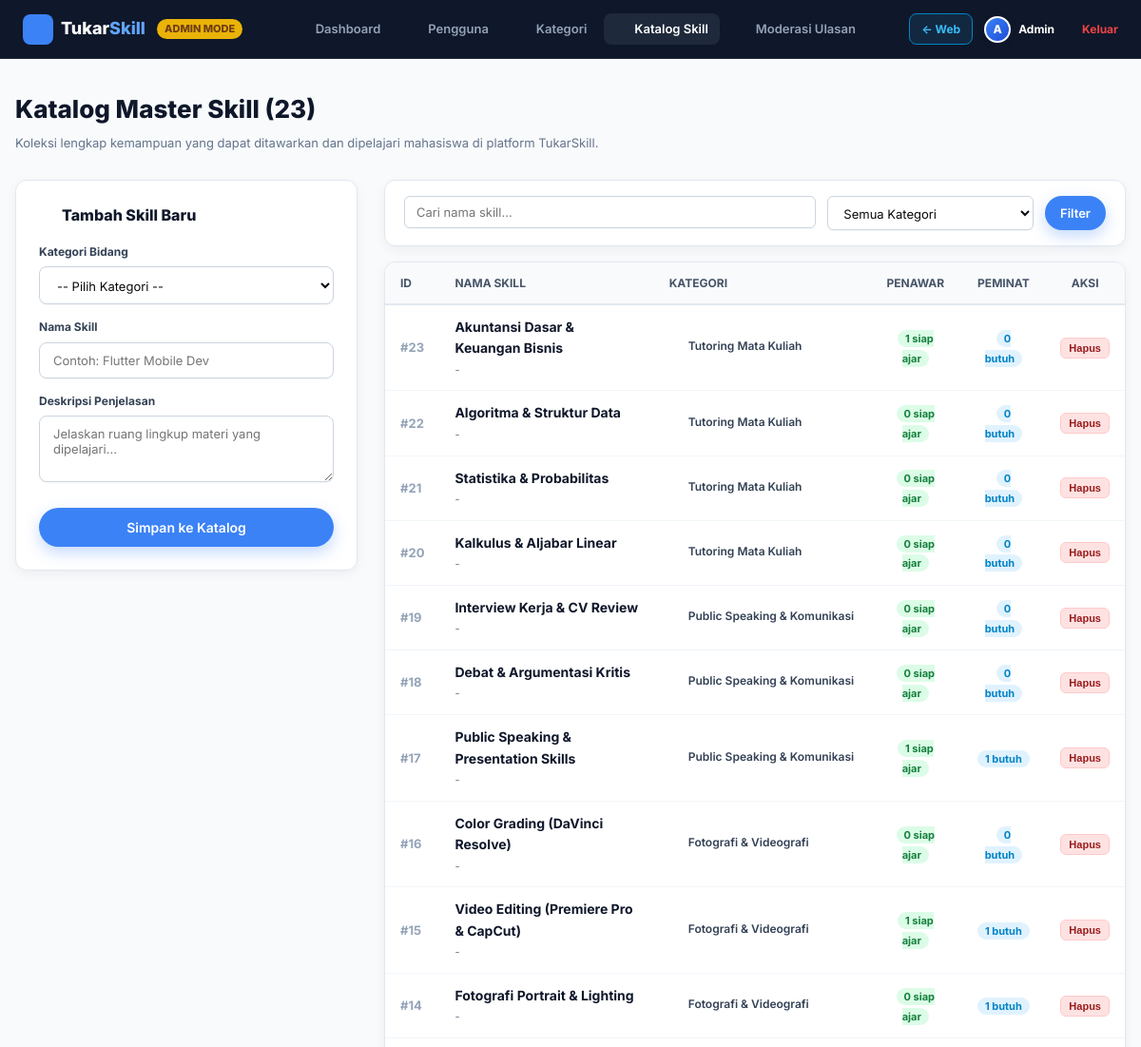
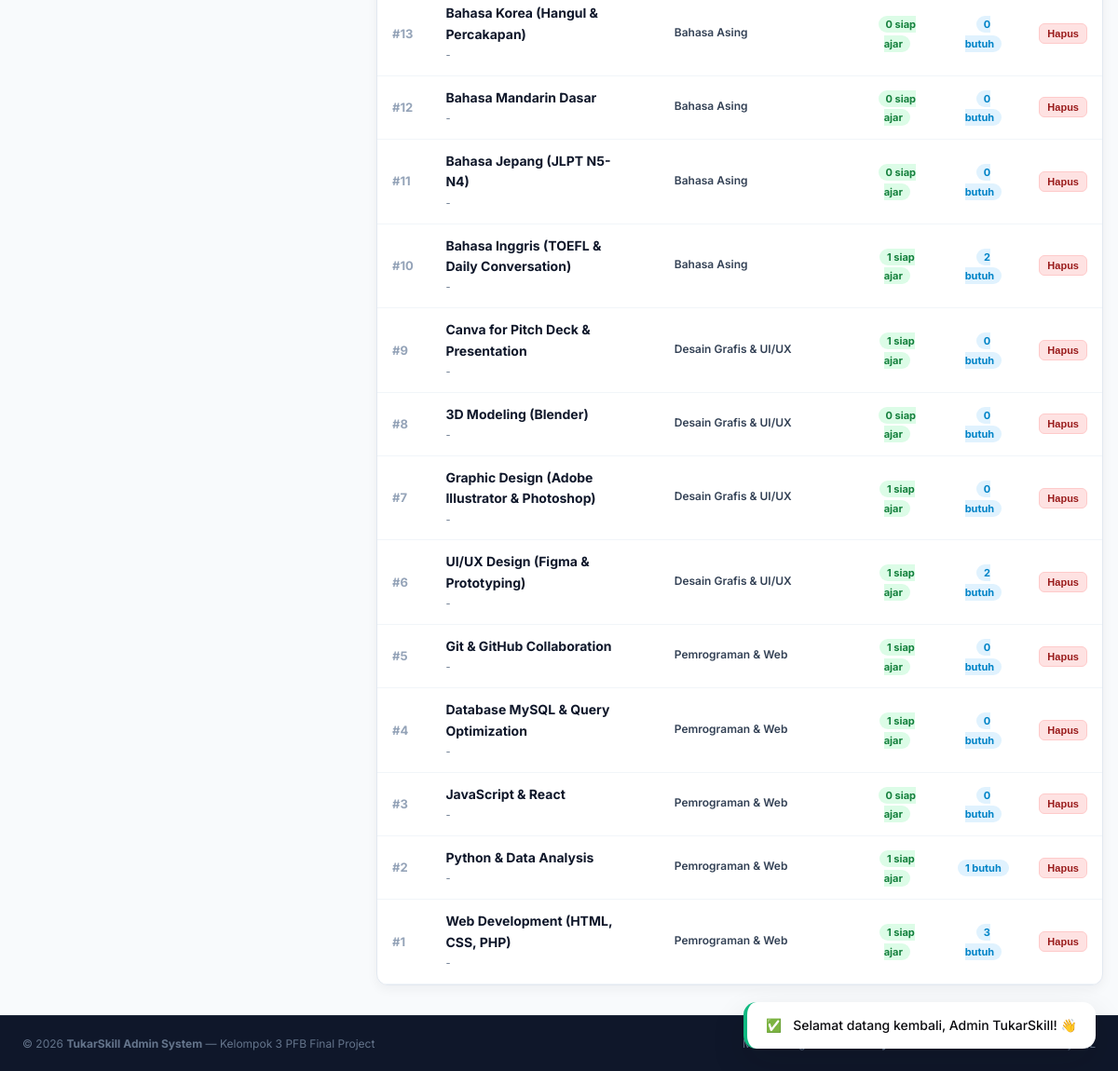
/admin/skills.php (signed in), run on the app's committed database (2 pictures, top to bottom).
### tables this page shows
CREATE TABLE `users` (
  `id` INT AUTO_INCREMENT PRIMARY KEY,
  `name` VARCHAR(100) NOT NULL,
  `nim` CHAR(10) NOT NULL UNIQUE,
  `email` VARCHAR(100) NOT NULL UNIQUE,
  `password` VARCHAR(255) NOT NULL,
  `major` VARCHAR(100) NOT NULL,
  `batch_year` YEAR NULL,
  `bio` TEXT NULL,
  `photo` VARCHAR(255) NULL,
  `whatsapp` VARCHAR(20) NULL,
  `role` ENUM('user', 'admin') NOT NULL DEFAULT 'user',
  `points` INT NOT NULL DEFAULT 20,
  `total_points` INT NOT NULL DEFAULT 20,
  `profile_bonus_given` TINYINT(1) NOT NULL DEFAULT 0,
  `is_active` TINYINT(1) NOT NULL DEFAULT 1,
  `remember_token` VARCHAR(64) NULL,
  `created_at` DATETIME NOT NULL DEFAULT CURRENT_TIMESTAMP,
  `updated_at` DATETIME NOT NULL DEFAULT CURRENT_TIMESTAMP ON UPDATE CURRENT_TIMESTAMP
);

CREATE TABLE `skills` (
  `id` INT AUTO_INCREMENT PRIMARY KEY,
  `category_id` INT NOT NULL,
  `name` VARCHAR(100) NOT NULL UNIQUE,
  `created_at` DATETIME NOT NULL DEFAULT CURRENT_TIMESTAMP,
  CONSTRAINT `fk_skills_category` FOREIGN KEY (`category_id`) REFERENCES `categories` (`id`) ON DELETE RESTRICT ON UPDATE CASCADE
);

CREATE TABLE `categories` (
  `id` INT AUTO_INCREMENT PRIMARY KEY,
  `name` VARCHAR(50) NOT NULL UNIQUE,
  `icon` VARCHAR(50) NULL,
  `created_at` DATETIME NOT NULL DEFAULT CURRENT_TIMESTAMP
);

### admin/skills.php (the view, shortened to what the rows shown need)
<?php
require_once __DIR__ . '/header.php';
$skills = [];
if (is_db_connected()) {
    $where_clauses = ["1=1"];
    $where_sql = implode(" AND ", $where_clauses);
    $sql = "
        SELECT
            s.*,
            c.name AS category_name, c.icon AS category_icon,
            (SELECT COUNT(*) FROM user_skills us WHERE us.skill_id = s.id AND us.type = 'offer') AS offers_count,
            (SELECT COUNT(*) FROM user_skills us WHERE us.skill_id = s.id AND us.type = 'want') AS wants_count
        FROM skills s
        JOIN categories c ON s.category_id = c.id
        WHERE $where_sql
        ORDER BY s.id DESC
    ";
    $stmt = $conn->prepare($sql);
    $stmt->execute();
    $res = $stmt->get_result();
    while ($row = $res->fetch_assoc()) {
        $skills[] = $row;
    }
}
?>
<div style="max-width: 1280px; margin: 0 auto;">
    <div style="margin-bottom: 28px;">
        <h1 style="font-size: 26px; font-weight: 800; color: #0f172a;">
            Katalog Master Skill (<?= count($skills) ?>)
        </h1>
    </div>
    <div style="display: grid; grid-template-columns: 360px 1fr; gap: 28px; align-items: start;">
        <div style="display: flex; flex-direction: column; gap: 16px;">
            <div style="background: white; border-radius: 12px; border: 1px solid #e2e8f0; box-shadow: var(--shadow-sm); overflow: hidden;">
                <div style="overflow-x: auto;">
                    <table style="width: 100%; border-collapse: collapse; font-size: 13px; text-align: left;">
                        <thead>
                            <tr style="background: #f8fafc; border-bottom: 2px solid #e2e8f0; color: #475569; font-size: 12px; text-transform: uppercase;">
                                <th style="padding: 12px 16px; width: 50px;">ID</th>
                                <th style="padding: 12px 16px;">Nama Skill</th>
                                <th style="padding: 12px 16px;">Kategori</th>
                                <th style="padding: 12px 16px; text-align: center;">Penawar</th>
                                <th style="padding: 12px 16px; text-align: center;">Peminat</th>
                                <th style="padding: 12px 16px; text-align: center;">Aksi</th>
                            </tr>
                        </thead>
                        <tbody>
                            <?php if (empty($skills)): ?>
                                <tr>
                                    <td colspan="6" style="padding: 30px; text-align: center; color: #94a3b8;">
                                        Tidak ada skill yang cocok dengan pencarian.
                                    </td>
                                </tr>
                            <?php else: ?>
                                <?php foreach ($skills as $sk): ?>
                                    <tr style="border-bottom: 1px solid #f1f5f9;">
                                        <td style="padding: 12px 16px; color: #94a3b8; font-weight: 700;">
                                            #<?= $sk['id'] ?>
                                        </td>
                                        <td style="padding: 12px 16px;">
                                            <strong style="color: #0f172a; display: block; font-size: 14px;">
                                                <?= e($sk['name']) ?>
                                            </strong>
                                            <span style="font-size: 11px; color: #64748b; line-height: 1.4;">
                                                <?= e($sk['description'] ?? '-') ?>
                                            </span>
                                        </td>
                                        <td style="padding: 12px 16px; white-space: nowrap;">
                                            <span style="font-size: 12px; font-weight: 600; color: #334155; display: inline-flex; align-items: center; gap: 6px;">
                                                <span style="display: inline-flex; color: var(--blue-600);"><?= category_icon_svg($sk['category_icon'], '14px') ?></span>
                                                <?= e($sk['category_name']) ?>
                                            </span>
                                        </td>
                                        <td style="padding: 12px 16px; text-align: center;">
                                            <span style="background: #dcfce7; color: #15803d; font-size: 11px; font-weight: 700; padding: 2px 8px; border-radius: 999px;">
                                                <?= (int)$sk['offers_count'] ?> siap ajar
                                            </span>
                                        </td>
                                        <td style="padding: 12px 16px; text-align: center;">
                                            <span style="background: #e0f2fe; color: #0284c7; font-size: 11px; font-weight: 700; padding: 2px 8px; border-radius: 999px;">
                                                <?= (int)$sk['wants_count'] ?> butuh
                                            </span>
                                        </td>
                                        <td style="padding: 12px 16px; text-align: center;">
                                            <form action="skills.php" method="POST" onsubmit="return confirm('Hapus skill <?= addslashes(e($sk['name'])) ?> dari katalog?');" style="margin: 0; display: inline;">
                                                <button type="submit" style="padding: 4px 8px; font-size: 11px; font-weight: 700; border-radius: 6px; border: 1px solid #fecaca; background: #fee2e2; color: #991b1b; cursor: pointer;">
                                                    Hapus
                                                </button>
                                            </form>
                                        </td>
                                    </tr>
                                <?php endforeach; ?>
                            <?php endif; ?>
                        </tbody>
                    </table>
                </div>
            </div>
        </div>
    </div>
</div>
<?php require_once __DIR__ . '/footer.php'; ?>

### admin/header.php (shortened to what the rows shown need)
<?php
require_once __DIR__ . '/../config/db.php';
require_once __DIR__ . '/../includes/functions.php';
require_admin();
$admin = current_user();
?>
<!DOCTYPE html>
<html lang="id">
<head>
    <link rel="stylesheet" href="../assets/css/style.css">
</head>
<body style="background: #f8fafc; min-height: 100vh; display: flex; flex-direction: column;">
<header style="background: #0f172a; border-bottom: 1px solid #1e293b; padding: 14px 24px; position: sticky; top: 0; z-index: 100;">
    <div style="max-width: 1280px; margin: 0 auto; display: flex; justify-content: space-between; align-items: center; gap: 16px; flex-wrap: wrap;">
                    <?= icon('handshake', '', '18px') ?>
        <div style="display: flex; align-items: center; gap: 12px;">
            <div style="display: flex; align-items: center; gap: 8px; color: white;">
                <?= render_avatar($admin['photo'], $admin['name'], 28) ?>
                <span style="font-size: 12px; font-weight: 700;"><?= e(explode(' ', $admin['name'])[0]) ?></span>
            </div>
        </div>
    </div>
</header>
<main style="flex: 1; padding: 32px 16px;">

### includes/functions.php (shortened to what the rows shown need)
<?php
require_once __DIR__ . '/icons.php';
function user_avatar_url($photo, $name = '') {
    $first_word = strtolower(explode(' ', trim((string)$name))[0] ?? '');
    return '';
}
function render_avatar($photo, $name, $size = 40, $extra_class = '') {
    $url = user_avatar_url($photo, $name);
    $initial = strtoupper(substr(trim((string)$name), 0, 1) ?: 'U');
    $size_px = (int)$size;
    return '<div class="ts-avatar-fallback ' . e($extra_class) . '" style="width:' . $size_px . 'px; height:' . $size_px . 'px; border-radius:50%; background:linear-gradient(135deg, #3b82f6, #1d4ed8); color:#ffffff; font-weight:800; font-size:' . round($size_px * 0.42) . 'px; display:inline-flex; align-items:center; justify-content:center; border:2px solid #ffffff; box-shadow:0 2px 8px rgba(15,23,42,0.06); flex-shrink:0;">' . e($initial) . '</div>';
}
function e($string) {
    return htmlspecialchars((string)($string ?? ''), ENT_QUOTES, 'UTF-8');
}
function is_logged_in() {
    return isset($_SESSION['user_id']) && !empty($_SESSION['user_id']);
}
function current_user() {
    global $conn;
    static $cached_user = null;
    if ($cached_user !== null) {
        return $cached_user;
    }
    $user_id = (int)$_SESSION['user_id'];
    $stmt = $conn->prepare("SELECT id, name, nim, email, major, batch_year, bio, photo, whatsapp, role, points, total_points, is_active FROM users WHERE id = ? LIMIT 1");
    if ($stmt) {
        $stmt->bind_param("i", $user_id);
        $stmt->execute();
        $result = $stmt->get_result();
        $cached_user = $result->fetch_assoc();
    }
    return $cached_user;
}
function is_admin() {
    $user = current_user();
    return $user && ($user['role'] ?? '') === 'admin';
}
function require_admin($redirect_to = '../login.php') {
    if (!is_admin()) {
        set_flash('danger', 'Akses ditolak! Halaman ini khusus administrator platform.');
        header("Location: ../dashboard.php");
        exit;
    }
}

### includes/icons.php (shortened to what the rows shown need)
<?php
function icon($name, $class = '', $size = 18, $extra_attrs = '') {
    $size_attr = $size ? 'width="' . (int)$size . '" height="' . (int)$size . '"' : '';
    $classes = 'ts-icon ts-icon-' . htmlspecialchars($name) . ($class ? ' ' . htmlspecialchars($class) : '');
    $svg_open = '<svg xmlns="http://www.w3.org/2000/svg" ' . $size_attr . ' viewBox="0 0 24 24" fill="none" stroke="currentColor" stroke-width="2" stroke-linecap="round" stroke-linejoin="round" class="' . $classes . '" ' . $extra_attrs . ' aria-hidden="true">';
    $svg_close = '</svg>';
    $inner = $paths[$name] ?? $paths['sparkles'];
    return $svg_open . $inner . $svg_close;
}
function category_icon_svg($cat_slug_or_name, $size = 18, $class = '') {
    $str = strtolower((string)$cat_slug_or_name);
    return icon('lightbulb', $class, $size);
}

### data on the page
users: name "A", name "Admin"
skills: id "23", name "Akuntansi Dasar & Keuangan Bisnis", description "-", category.name "Tutoring Mata Kuliah", offers_count "1", wants_count "0"
skills: id "22", name "Algoritma & Struktur Data", description "-", category.name "Tutoring Mata Kuliah", offers_count "0", wants_count "0"
skills: id "21", name "Statistika & Probabilitas", description "-", category.name "Tutoring Mata Kuliah", offers_count "0", wants_count "0"
skills: id "20", name "Kalkulus & Aljabar Linear", description "-", category.name "Tutoring Mata Kuliah", offers_count "0", wants_count "0"
skills: id "19", name "Interview Kerja & CV Review", description "-", category.name "Public Speaking & Komunikasi", offers_count "0", wants_count "0"
skills: id "18", name "Debat & Argumentasi Kritis", description "-", category.name "Public Speaking & Komunikasi", offers_count "0", wants_count "0"
skills: id "17", name "Public Speaking & Presentation Skills", description "-", category.name "Public Speaking & Komunikasi", offers_count "1", wants_count "1"
skills: id "16", name "Color Grading (DaVinci Resolve)", description "-", category.name "Fotografi & Videografi", offers_count "0", wants_count "0"
skills: id "15", name "Video Editing (Premiere Pro & CapCut)", description "-", category.name "Fotografi & Videografi", offers_count "1", wants_count "1"
skills: id "14", name "Fotografi Portrait & Lighting", description "-", category.name "Fotografi & Videografi", offers_count "0", wants_count "1"
skills: id "13", name "Bahasa Korea (Hangul & Percakapan)", description "-", category.name "Bahasa Asing", offers_count "0", wants_count "0"
skills: id "12", name "Bahasa Mandarin Dasar", description "-", category.name "Bahasa Asing", offers_count "0", wants_count "0"
skills: id "11", name "Bahasa Jepang (JLPT N5-N4)", description "-", category.name "Bahasa Asing", offers_count "0", wants_count "0"
skills: id "10", name "Bahasa Inggris (TOEFL & Daily Conversation)", description "-", category.name "Bahasa Asing", offers_count "1", wants_count "2"
skills: id "9", name "Canva for Pitch Deck & Presentation", description "-", category.name "Desain Grafis & UI/UX", offers_count "1", wants_count "0"
skills: id "8", name "3D Modeling (Blender)", description "-", category.name "Desain Grafis & UI/UX", offers_count "0", wants_count "0"
skills: id "7", name "Graphic Design (Adobe Illustrator & Photoshop)", description "-", category.name "Desain Grafis & UI/UX", offers_count "1", wants_count "0"
skills: id "6", name "UI/UX Design (Figma & Prototyping)", description "-", category.name "Desain Grafis & UI/UX", offers_count "1", wants_count "2"
skills: id "5", name "Git & GitHub Collaboration", description "-", category.name "Pemrograman & Web", offers_count "1", wants_count "0"
skills: id "4", name "Database MySQL & Query Optimization", description "-", category.name "Pemrograman & Web", offers_count "1", wants_count "0"
skills: id "3", name "JavaScript & React", description "-", category.name "Pemrograman & Web", offers_count "0", wants_count "0"
skills: id "2", name "Python & Data Analysis", description "-", category.name "Pemrograman & Web", offers_count "1", wants_count "1"
skills: id "1", name "Web Development (HTML, CSS, PHP)", description "-", category.name "Pemrograman & Web", offers_count "1", wants_count "3"

### other printed values
$flash['message'] "Selamat datang kembali, Admin TukarSkill! 👋"
count($skills) "23"
